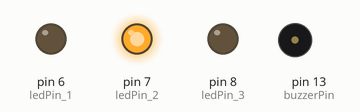
The sketch below on a simulated Arduino Uno, built with avr-gcc and run on an emulated ATmega328P. Shown: output pins drawn as LEDs (lit = HIGH), buzzer (waves = sounding).

Above: at 0.05 s.
At 0.64 s:
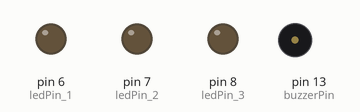
At 1.41 s:
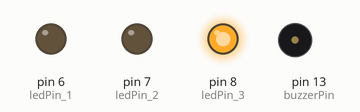
At 2.88 s:
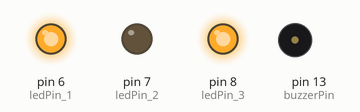
Timing chart, 0 to 3.2 s (numbered marks = the images above):
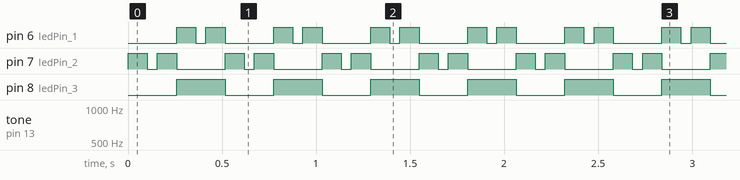

Measured:
- by itself, pin 6 (ledPin_1), pin 7 (ledPin_2): repeats every 0.52 s: LOW 0.05 s, HIGH 0.10 s, LOW 0.26 s, HIGH 0.10 s
- by itself, pin 8 (ledPin_3): alternates HIGH for 0.26 s and LOW for 0.26 s

The sketch:

led_siren_timer1.ino
```cpp
#include <TimerOne.h>

int ledPin_1 = 6;
int ledPin_2 = 7;
int ledPin_3 = 8;
int buzzerPin = 13;
int i = 440;

volatile unsigned long buzzerCounter = 0;
volatile unsigned long ledCounter = 0;
volatile boolean soundState = true;

void setup() {
  // put your setup code here, to run once:
  pinMode(ledPin_1, OUTPUT);
  pinMode(ledPin_2, OUTPUT);
  pinMode(ledPin_3, OUTPUT);
  Timer1.initialize(6000);
  Timer1.attachInterrupt(counters);
}

void loop() {
  // put your main code here, to run repeatedly:

  if(ledCounter == 0) {
    digitalWrite(ledPin_1, LOW);
    digitalWrite(ledPin_2, HIGH);
    digitalWrite(ledPin_3, LOW);
  }
  if(ledCounter == 17) {
    digitalWrite(ledPin_2, LOW);
  }
  if(ledCounter == 26) {
    digitalWrite(ledPin_2, HIGH);
  }
  if(ledCounter == 43) {
    digitalWrite(ledPin_1, HIGH);
    digitalWrite(ledPin_2, LOW);
    digitalWrite(ledPin_3, HIGH);
  }
  if(ledCounter == 60) {
    digitalWrite(ledPin_1, LOW);
  }
  if(ledCounter == 69) {
    digitalWrite(ledPin_1, HIGH);
  }
  if(ledCounter == 86) {
    ledCounter = 0;
  }

  if(buzzerCounter >= 1 && soundState == true) {
    tone(buzzerPin, i);
    i += 24;
    buzzerCounter = 0;
    if(i >= 1256) {
      soundState = !soundState;
    }
  }

  if(buzzerCounter >= 1 && soundState == false) {
    tone(buzzerPin, i);
    i -= 24;
    buzzerCounter = 0;
    if(i <= 440) {
      soundState = !soundState;
    }
  }
}

int counters() {
  ledCounter++;
  buzzerCounter++;
  return ledCounter, buzzerCounter;
}
```
